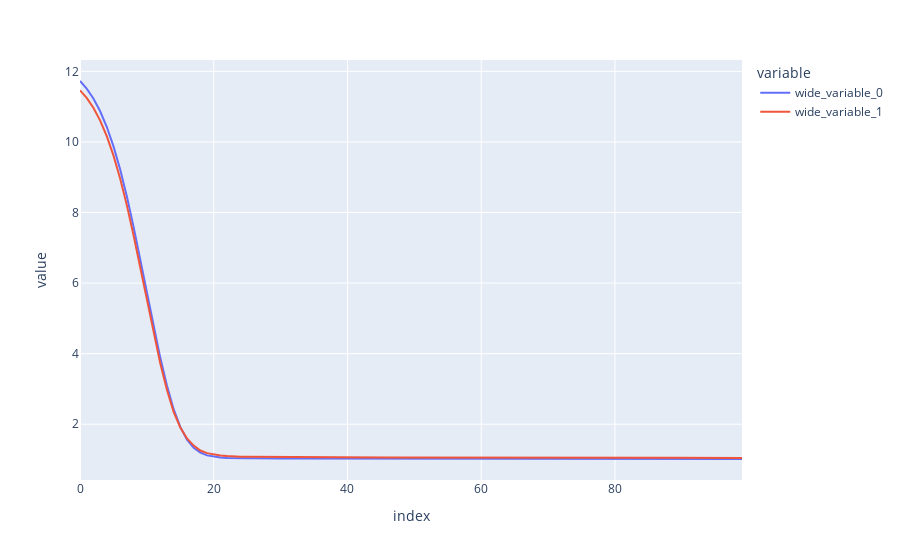

The notebook cell saved with this chart:
### Code cell
import plotly.express as px
px.line(y=[reg.evals_result_['validation_0']['mae'], reg.evals_result_['validation_1']['mae']])
